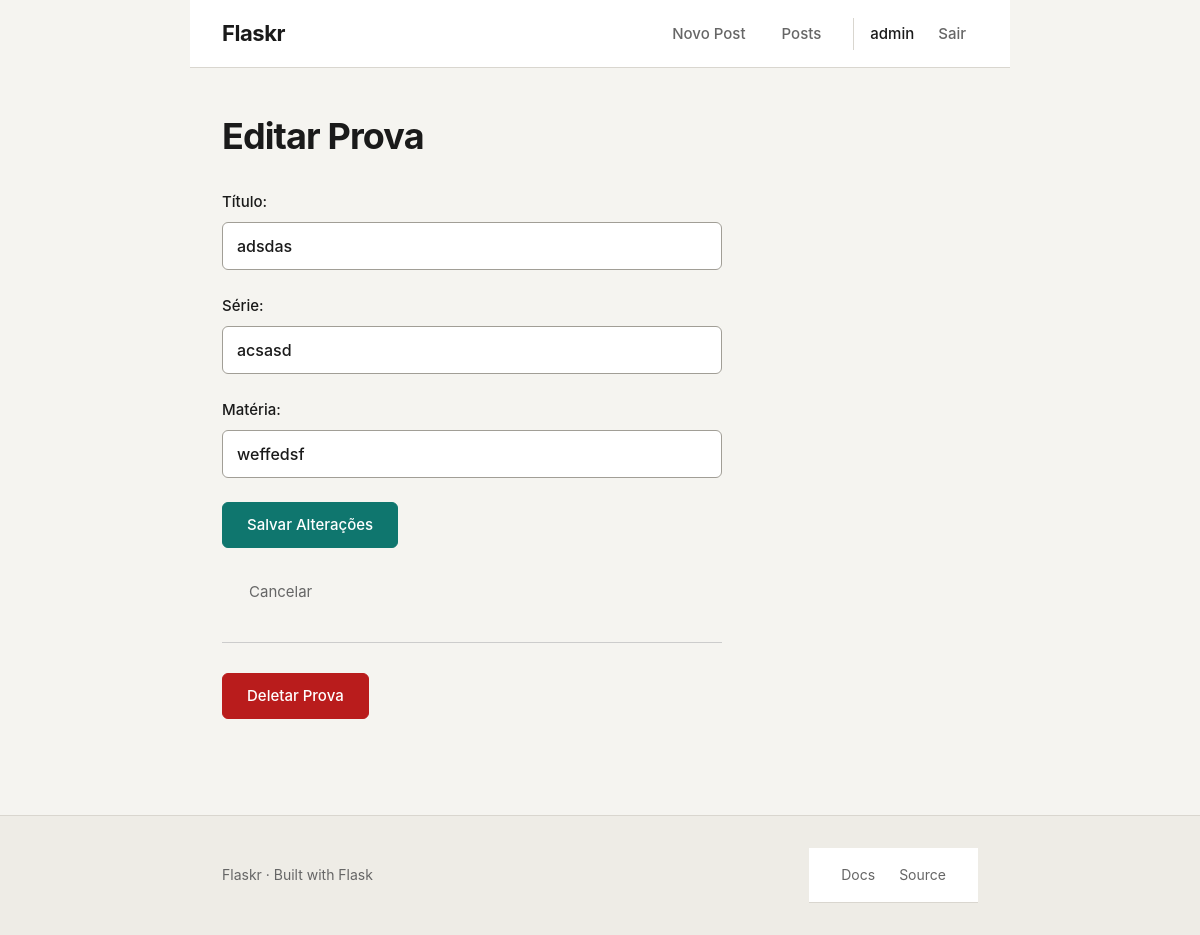
/1/update (signed in), run on an earlier commit of the app's database.
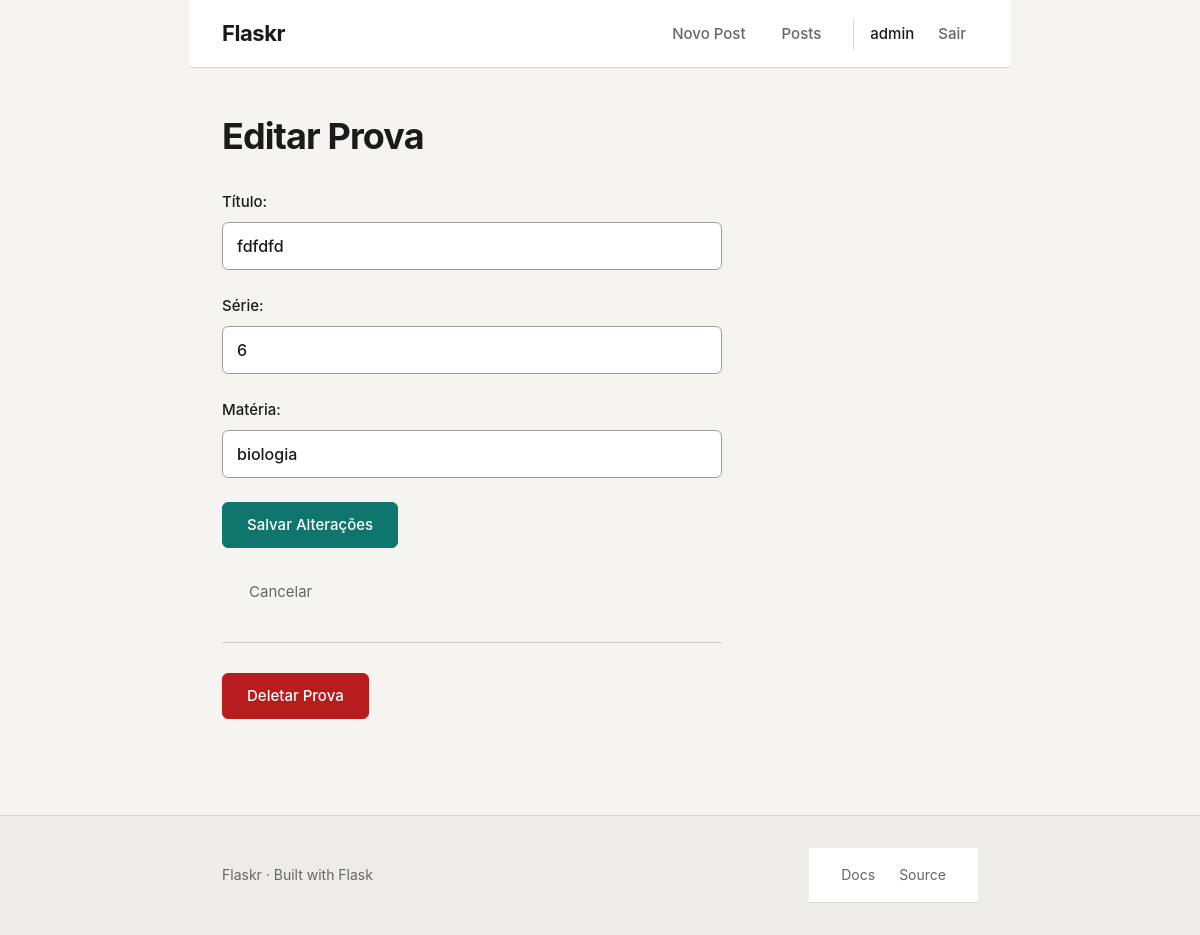
And on a later commit of the database.
### tables this page shows
CREATE TABLE provas (
    id INTEGER PRIMARY KEY AUTOINCREMENT,
    author_id INTEGER NOT NULL,
    created TIMESTAMP NOT NULL DEFAULT CURRENT_TIMESTAMP,
    titulo TEXT NOT NULL,
    serie TEXT NOT NULL,
    materia TEXT NOT NULL,
    FOREIGN KEY (author_id) REFERENCES user (id)
);

### flaskr/blog.py (the view, shortened to what this page needs)
@bp.route('/<int:id>/update', methods=('GET', 'POST'))
@login_required
def update(id):
    prova = get_prova(id)
    return render_template('blog/update.html', prova=prova)

### flaskr/auth.py (called while the page is built)
@bp.before_app_request
def load_logged_in_user():
    user_id = session.get('user_id')
    if user_id is None:
        g.user = None
    else:
        g.user = get_db().execute('SELECT * FROM user WHERE id = ?', (user_id,)).fetchone()

def login_required(view):
    @functools.wraps(view)
    def wrapped_view(**kwargs):
        if g.user is None:
            flash('Você precisa estar logado para acessar esta página.', 'error')
            return redirect(url_for('auth.login'))
        return view(**kwargs)
    return wrapped_view

### flaskr/blog.py (called while the page is built)
def get_prova(id, check_author=True):
    prova = get_db().execute(
        'SELECT p.id, titulo, serie, materia, author_id, username'
        ' FROM provas p JOIN user u ON p.author_id = u.id'
        ' WHERE p.id = ?',
        (id,)
    ).fetchone()
    if prova is None:
        abort(404, f"Prova id {id} não existe.")
    if check_author and prova['author_id'] != g.user['id']:
        abort(403) # Forbidden
    return prova

### flaskr/templates/blog/update.html (shortened to what this page needs)
{% extends 'base.html' %}
{% block content %}
    <h1>Editar Prova</h1>
    <form method="POST">
        <label>
            Título:
            <input
                type="text"
                name="titulo"
                value="{{ prova['titulo'] }}"
                required
                style="width: 100%; max-width: 500px;">
        </label>
        <label>
            Série:
            <input
                type="text"
                name="serie"
                value="{{ prova['serie'] }}"
                required
                style="width: 100%; max-width: 500px;">
        </label>
        <label>
            Matéria:
            <input
                type="text"
                name="materia"
                value="{{ prova['materia'] }}"
                required
                style="width: 100%; max-width: 500px;">
        </label>
        <button type="submit">Salvar Alterações</button>
        <a href="{{ url_for('blog.index') }}" style="margin-left: 15px;">
            Cancelar
        </a>
    </form>
    <hr style="margin: 30px 0; border: 0; border-top: 1px solid #ccc; max-width: 500px;">
    <form
        method="POST"
        action="{{ url_for('blog.delete', id=prova['id']) }}"
        onsubmit="return confirm('Tem certeza que deseja deletar esta prova permanentemente?');">
        <button type="submit" class="btn-danger">
            Deletar Prova
        </button>
    </form>
{% endblock %}

What changed in the data, as far as the page shows it:
changed provas: titulo "adsdas" → "fdfdfd"; serie "acsasd" → "6"; materia "weffedsf" → "biologia"
